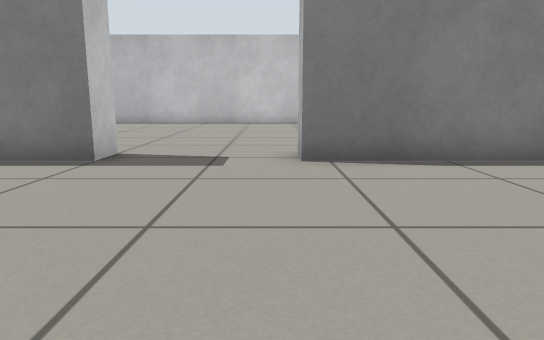
view 1 (above)

20 first-person views from a walk through a robot-simulator world made for Gazebo. The camera is 0.5 m above the floor, tilts 10° down and sees 70° across. The floor is counted in squares, 0.5 m on a side. Each view is taken from the middle of a square. On the plan, view 1 faces up. The plan holds only what a view shows up to about 13 squares ahead; the rest is blank.

view 2
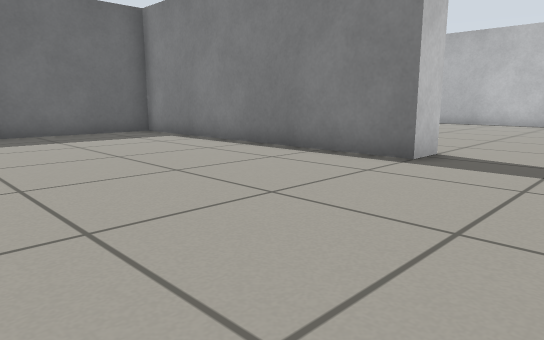

view 3
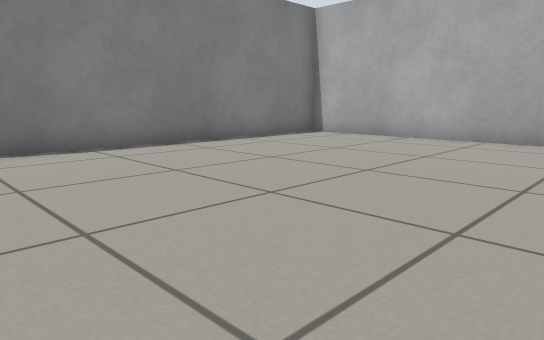

view 4
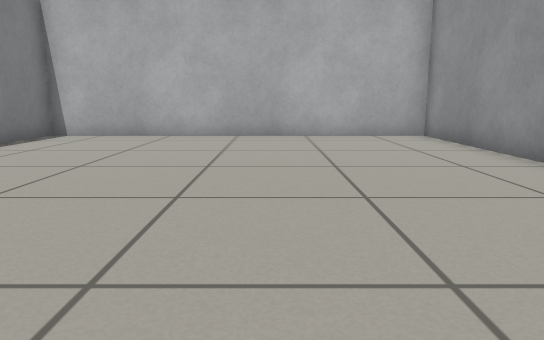

view 5
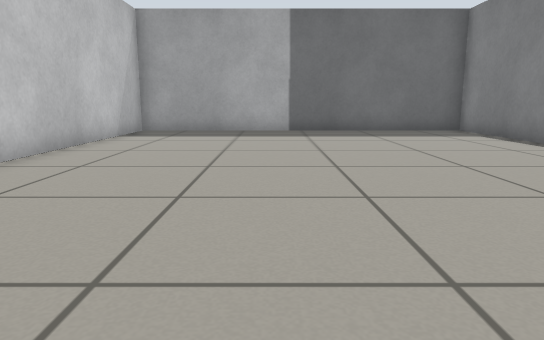

view 6
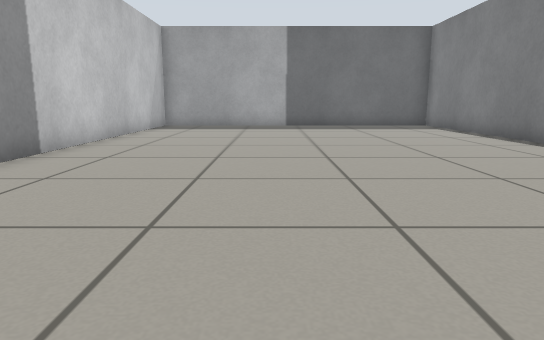

view 7
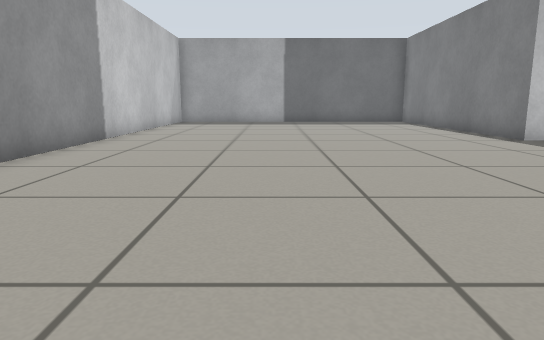

view 8
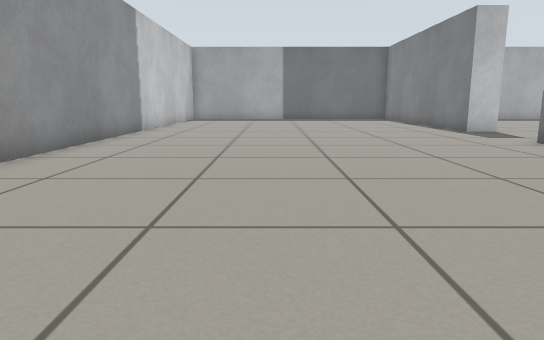

view 9
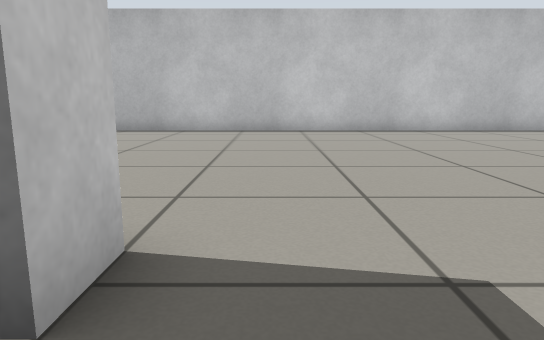

view 10
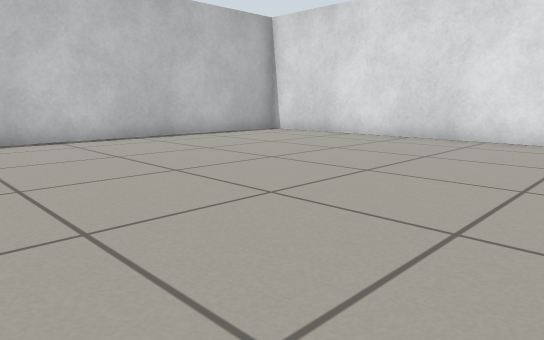

view 11
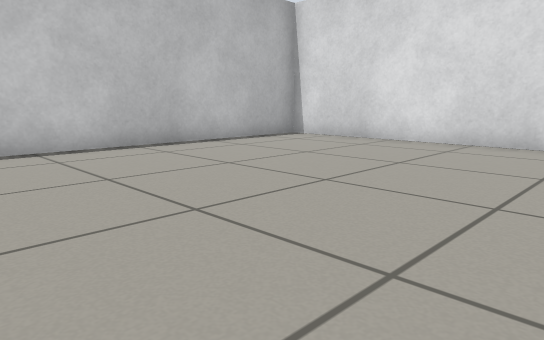

view 12
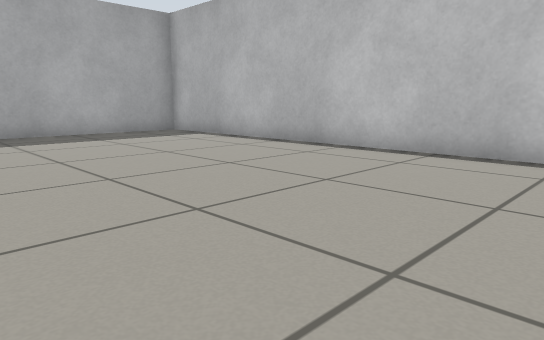

view 13
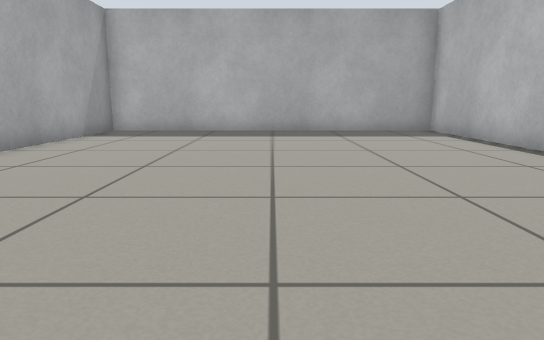

view 14
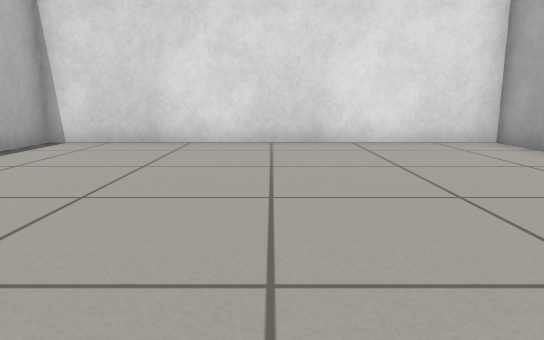

view 15
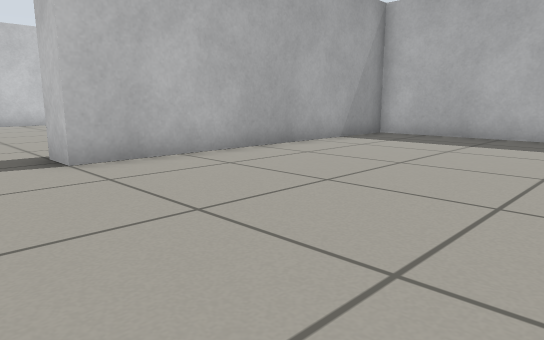

view 16
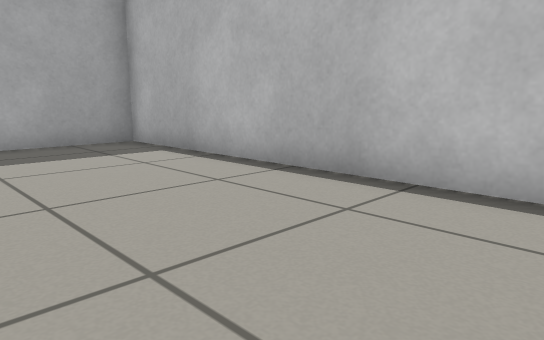

view 17
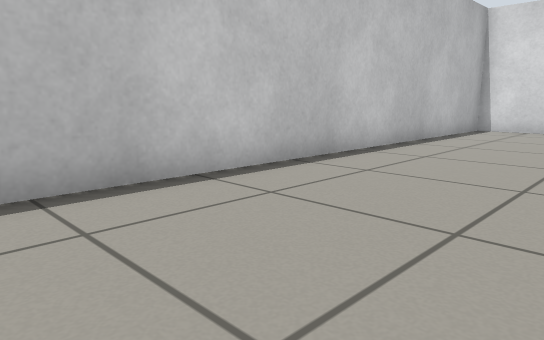

view 18
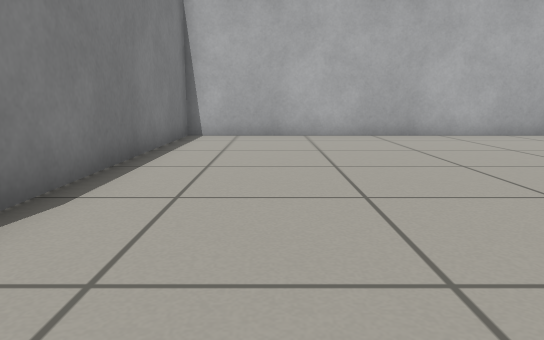

view 19
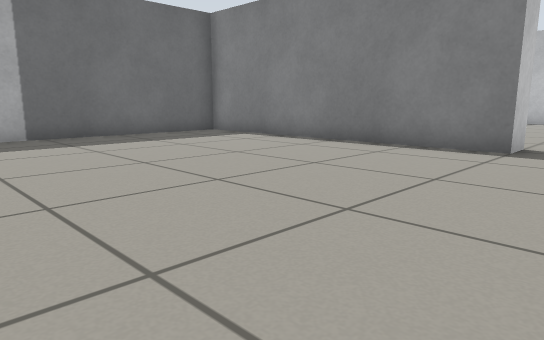

view 20
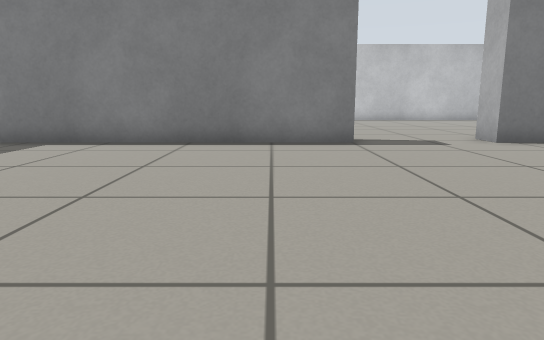

### Floor plan
Points are (right, up) in squares from view 1. A wall is a line through its corners. A room is listed if a view was taken in it or the views show most of it. See-through windows are left out.
Room 1 (views 1, 2, 3, 4, 5, 6, 7, 8, 9, 10, 18, 19, 20)
walls: (-3, 7.5) (-3, 6.5) (-12.5, 6.5) (-12.5, -4.5) (3.6, -4.5); (10.5, -4.5) (10.5, 6.5) (0.5, 6.5) (0.5, 7.5)
ways out: opening at (-1, 7.5) to room 2
Room 2 (views 11, 12, 13, 14, 15, 16, 17)
walls: (8.8, 7.5) (10.5, 7.5) (10.5, 18.5) (-12.5, 18.5) (-12.5, 7.5) (-3, 7.5)
ways out: opening at (-1, 7.5) to room 1

Positions as (right, up) in squares from view 1, and headings:
1: (0, 0), facing up
2: (0, 0), facing up-left
3: (0, -2), facing up-right
4: (-1, 0), facing right
5: (1, 0), facing left
6: (4, 0), facing left
7: (7, 0), facing left
8: (10, 0), facing left
9: (-2, 5), facing up
10: (0, 8), facing up-right
11: (1, 10), facing up-right
12: (0, 11), facing up-left
13: (1, 13), facing left
14: (1, 13), facing right
15: (-1, 14), facing down-left
16: (-3, 14), facing up-left
17: (-4, 14), facing up-right
18: (-1, 4), facing right
19: (-1, -2), facing up-left
20: (-5, -3), facing up
